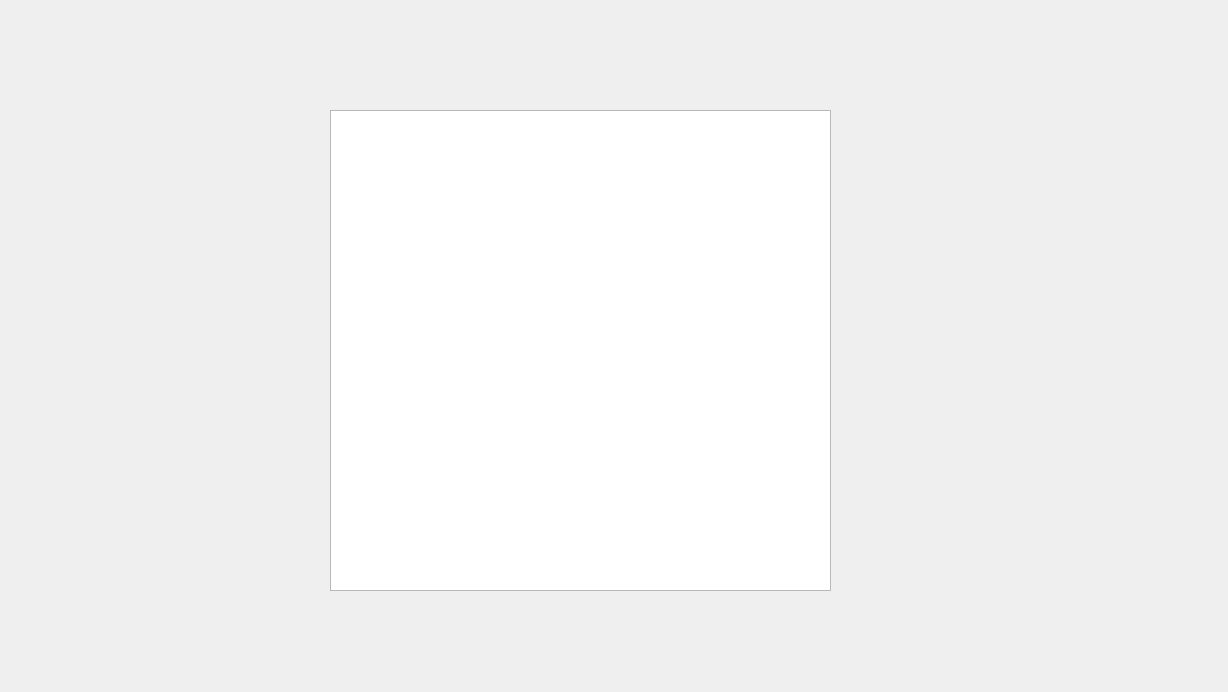
<?xml version="1.0" encoding="UTF-8"?>
<ui version="4.0">
 <class>stat_combop</class>
 <widget class="QDialog" name="stat_combop">
  <property name="geometry">
   <rect>
    <x>0</x>
    <y>0</y>
    <width>1228</width>
    <height>692</height>
   </rect>
  </property>
  <property name="windowTitle">
   <string>Dialog</string>
  </property>
  <widget class="QGraphicsView" name="graphicsView">
   <property name="geometry">
    <rect>
     <x>330</x>
     <y>110</y>
     <width>501</width>
     <height>481</height>
    </rect>
   </property>
  </widget>
 </widget>
 <resources/>
 <connections/>
</ui>
